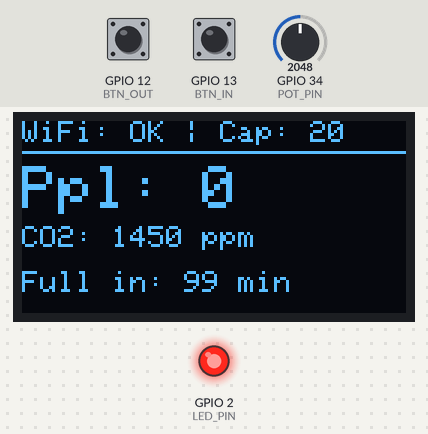
Bench run of a program on a simulated ESP32. Shown: 128×64 one-colour display, output pins drawn as LEDs (lit = HIGH). The test bench sets the inputs (shaded band); at power-on: GPIO 13 (BTN_IN) HIGH, GPIO 34 (POT_PIN) = 2048, GPIO 12 (BTN_OUT) HIGH. WiFi joins after 1.5 s; servers stay silent unless stated; web services answer with replies made up by the test bench; what the program prints to the serial monitor is not drawn.

Above: at 3.7 s.
3.8 s: GPIO 13 (BTN_IN) pulled LOW for 1 s
At 5.4 s:
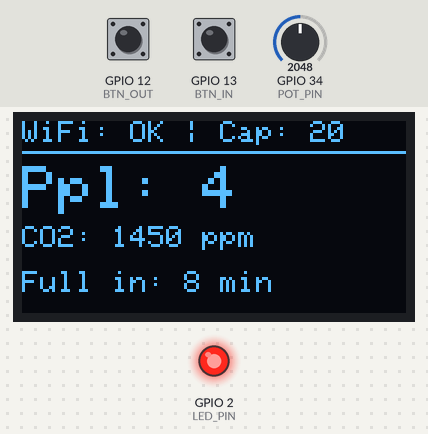
6.3 s: GPIO 34 (POT_PIN) set to 1226
At 7.5 s:
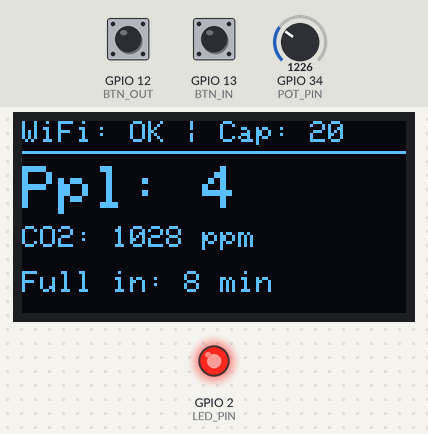
7.8 s: GPIO 34 (POT_PIN) set to 1107
At 9.0 s:
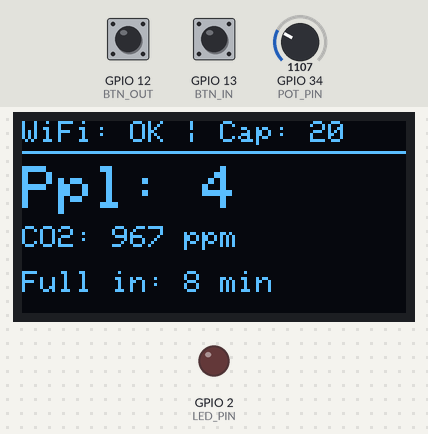
9.3 s: GPIO 12 (BTN_OUT) pulled LOW for 0.15 s
At 10.5 s:
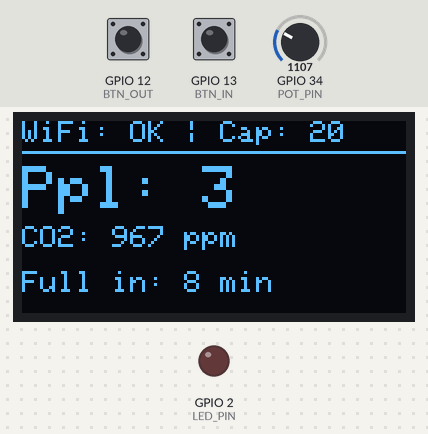
10.9 s: GPIO 12 (BTN_OUT) pulled LOW for 1 s
At 12.6 s:
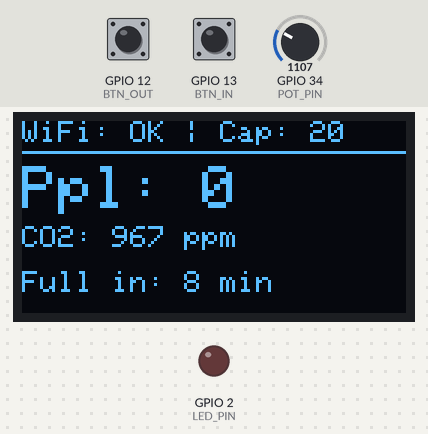
13.4 s: GPIO 13 (BTN_IN) pulled LOW for 0.15 s
At 14.6 s:
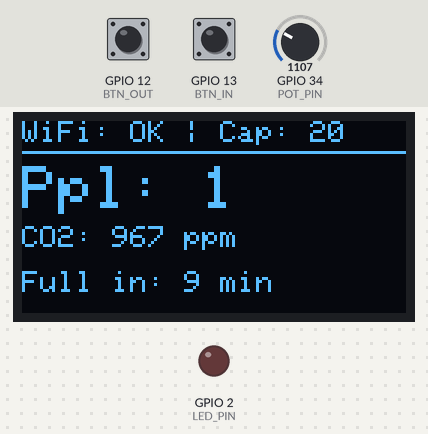
Timing chart, 0 to 16.0 s (numbered marks = the images above; inputs shaded):
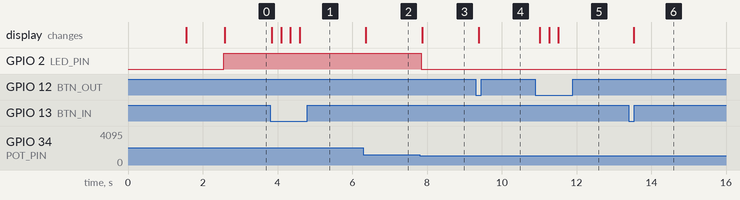

Measured:
- the behaviour switches between 1172 and 1171 on GPIO 34 (POT_PIN) (found by bisection; images 2 and 3)
- after the input at 3.8 s, the display: first changes at once (image 1 shows a later state)
- after the input at 6.3 s, the display: changes after 0.06 s (image 2)
- after the input at 7.8 s, GPIO 2 (LED_PIN): HIGH → LOW at once; the display: changes after 0.07 s (image 3)
- after the input at 9.3 s, the display: changes after 0.08 s (image 4)
- after the input at 10.9 s, the display: first changes after 0.11 s (image 5 shows a later state)
- after the input at 13.4 s, the display: changes after 0.13 s (image 6)

The program:

main.cpp
```cpp
#include <Arduino.h>
#include <WiFi.h>
#include <HTTPClient.h>
#include <Wire.h>
#include <Adafruit_GFX.h>
#include <Adafruit_SSD1306.h>

const char* apiKey = "LTT0IHEEOB82KSP0";
const char* server = "http://api.thingspeak.com";
const char* ssid = "Wokwi-GUEST";
const char* password = "";

#define SCREEN_WIDTH 128
#define SCREEN_HEIGHT 64
Adafruit_SSD1306 display(SCREEN_WIDTH, SCREEN_HEIGHT, &Wire, -1);

#define POT_PIN 34
#define BTN_IN 13
#define BTN_OUT 12
#define LED_PIN 2

const int MAX_CAPACITY = 20;
const int CO2_WARNING = 1000;

int peopleCount = 0;
int co2Level = 400;
float fillRate = 0;
int forecastMinutes = 99;

void setup_wifi();
void sendToThingSpeak();
void updateDisplay();
void runAiAnalytics();

void setup() {
  Serial.begin(115200);
  setup_wifi();

  pinMode(BTN_IN, INPUT_PULLUP);
  pinMode(BTN_OUT, INPUT_PULLUP);
  pinMode(LED_PIN, OUTPUT);

  if(!display.begin(SSD1306_SWITCHCAPVCC, 0x3C)) {
    Serial.println(F("SSD1306 failed"));
    for(;;);
  }
  display.clearDisplay();
  display.setTextColor(SSD1306_WHITE);
  display.println("Bus AI System Init...");
  display.display();
  delay(1000);
}

void loop() {
  int potValue = analogRead(POT_PIN);
  co2Level = map(potValue, 0, 4095, 400, 2500);

  static unsigned long lastDebounce = 0;
  if (millis() - lastDebounce > 200) {
    if (digitalRead(BTN_IN) == LOW) {
      peopleCount++;
      if (peopleCount > MAX_CAPACITY) peopleCount = MAX_CAPACITY;
      lastDebounce = millis();
      runAiAnalytics();
    }
    if (digitalRead(BTN_OUT) == LOW) {
      if (peopleCount > 0) peopleCount--;
      lastDebounce = millis();
    }
  }

  if (co2Level > CO2_WARNING || peopleCount >= MAX_CAPACITY) {
    digitalWrite(LED_PIN, HIGH);
  } else {
    digitalWrite(LED_PIN, LOW);
  }

  updateDisplay();

  static unsigned long timer = 0;
  if (millis() - timer > 15000) {
    timer = millis();
    sendToThingSpeak();
  }

  delay(100);
}

void runAiAnalytics() {


  int seatsLeft = MAX_CAPACITY - peopleCount;
  if (seatsLeft <= 0) {
    forecastMinutes = 0;
  } else {
    fillRate = 2.0;
    forecastMinutes = seatsLeft / fillRate;
  }
}

void updateDisplay() {
  display.clearDisplay();
  display.setTextSize(1);
  display.setCursor(0,0);
  display.print("WiFi: OK | Cap: "); display.print(MAX_CAPACITY);

  display.drawLine(0, 10, 128, 10, SSD1306_WHITE);

  display.setTextSize(2);
  display.setCursor(0, 15);
  display.print("Ppl: "); display.println(peopleCount);

  display.setTextSize(1);
  display.setCursor(0, 35);
  display.print("CO2: "); display.print(co2Level); display.println(" ppm");

  display.setCursor(0, 50);
  display.print("Full in: ");
  if (forecastMinutes == 0) display.print("NOW!");
  else { display.print(forecastMinutes); display.print(" min"); }

  display.display();
}

void setup_wifi() {
  Serial.print("Connecting");
  WiFi.begin(ssid, password);
  while (WiFi.status() != WL_CONNECTED) {
    delay(500); Serial.print(".");
  }
  Serial.println(" OK");
}

void sendToThingSpeak() {
  if (WiFi.status() == WL_CONNECTED) {
    HTTPClient http;
    String url = String(server) + "/update?api_key=" + String(apiKey) +
                 "&field1=" + String(peopleCount) +
                 "&field2=" + String(co2Level) +
                 "&field3=" + String(forecastMinutes);
    http.begin(url);
    http.GET();
    http.end();
  }
}
```
